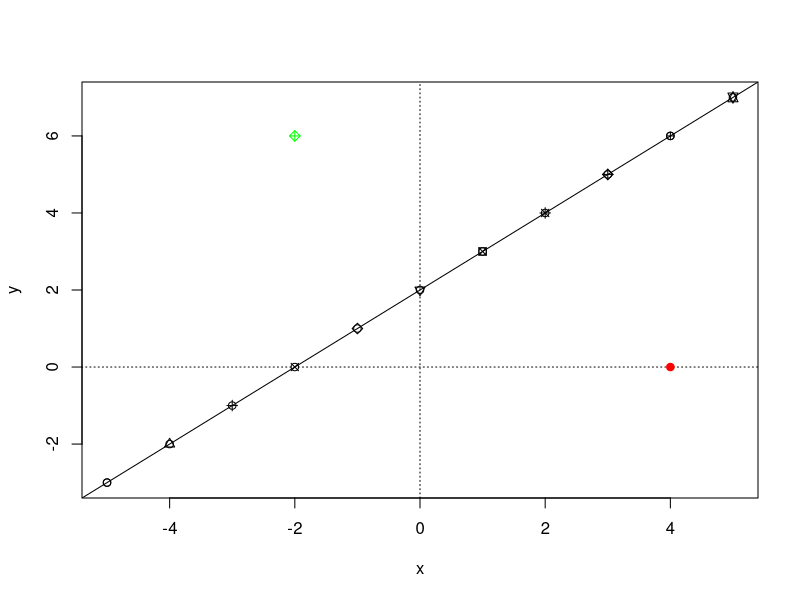
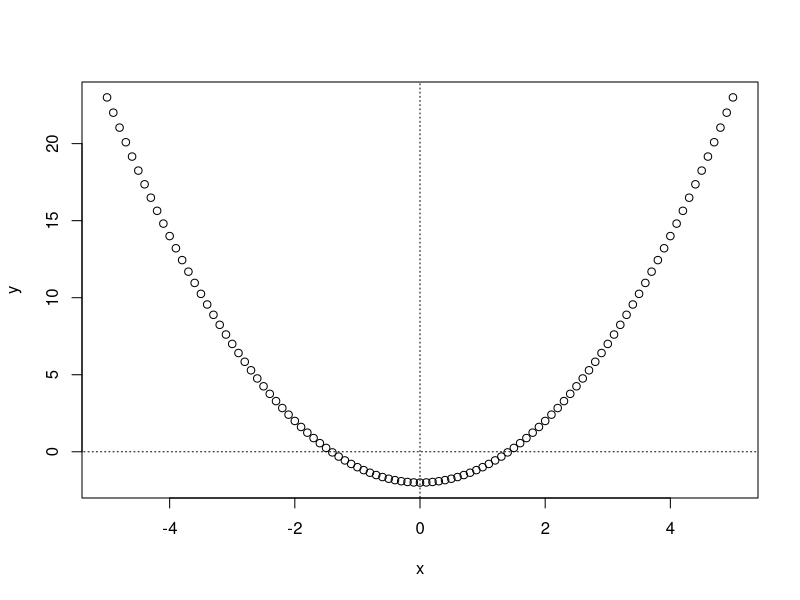
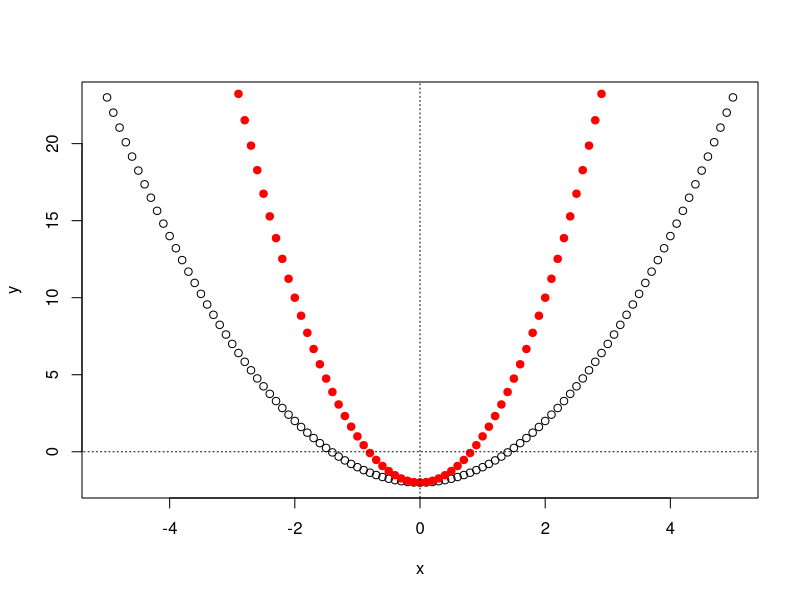
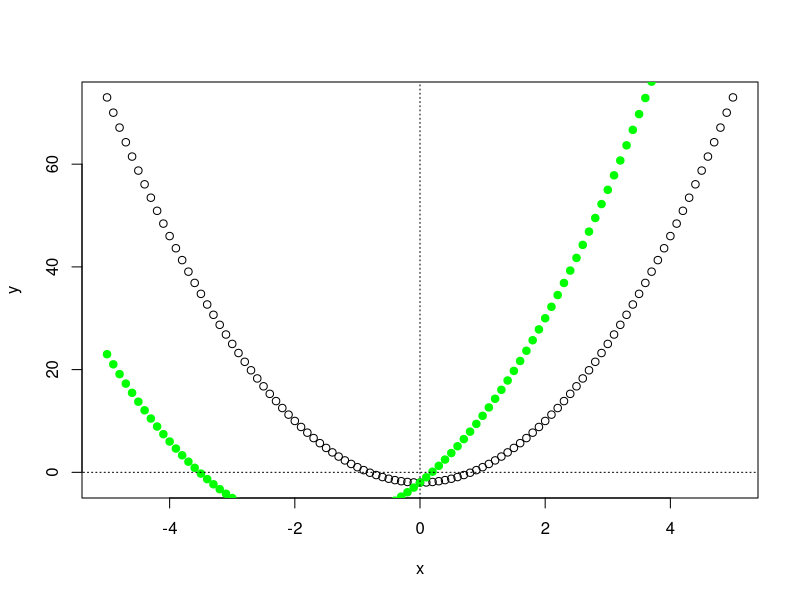
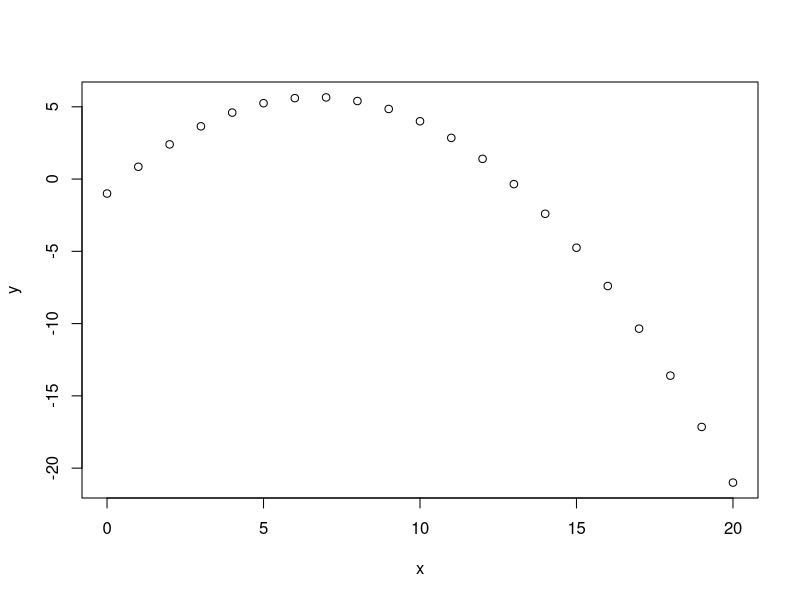
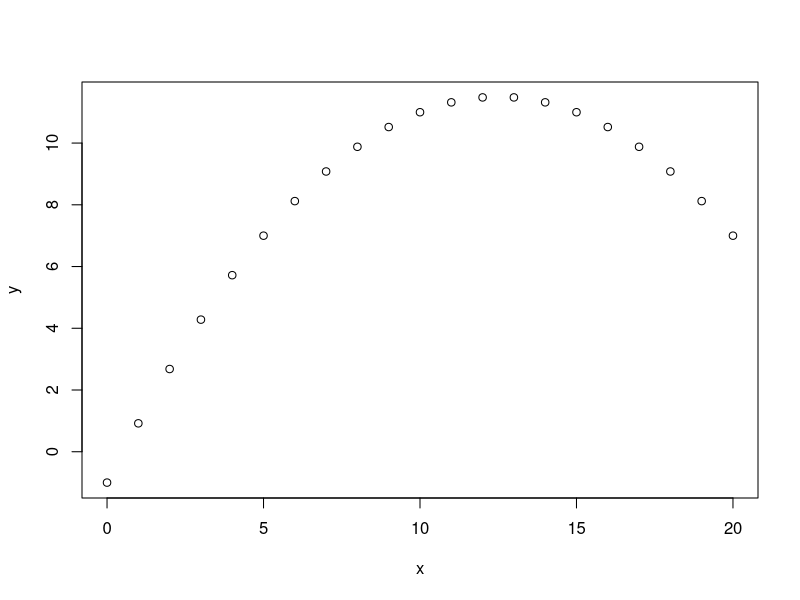

Recreate these plots in R, in order.
## simple linear functions

rm(list=ls())

# indexing practice
x<-seq(from = -5, to = 5, by = 1)

i <- 1
x[i]

i<- seq(0,10,1)
x[i[2]]

a<-2
b<-1
y<-a+b*x
plot(x,y)
segments(0,-10,0,10, lty=3) # add cartesian axes
segments(-10,0,10,0,lty=3) # lty = line type. 3 = dotted

abline(a = 2, b = 1) # add the lobf

points(4,0, col="red", pch=19)
points(-2,6, col="green", pch=9)
points(x,y, pch=c(1,2,3,4,5,6,7,8,9,10,11)) # point character- choose some randos

# quadratic function
dev.off()

x<-seq(from = -5, to = 5, by = 0.1)
a<- -2
y<-a+x^2
plot(x,y)
segments(0,-30,0,30, lty=3)
segments(-30,0,30,0,lty=3)

plot(x,y)
a <- -2
b <-3
y <-a+b*x^2
points(x,y, pch=19, col="red")
segments(0,-30,0,30, lty=3)
segments(-30,0,30,0,lty=3)

plot(x,y)
a<- -2
b1<- 10
b2<-3
y<-a+b1*x+b2*x^2 # moves the whole line
points(x,y, pch=19, col="green")
segments(0,-100,0,100, lty=3)
segments(-100,0,100,0,lty=3)


## Exercises
#1
    # 12kg

#2
    # 80

#3
x<-seq(from = 0, to = 20, by = 1)
y = -1+ 2*x-0.15*x^2 

dev.off()
plot(x,y)
    # differentiated this
    # turning point at x = 6.66, y = 5.66

max(y) #  bad method as depends on resolution of my x sequence

#4
dev.off()
y = -0.08*x^2 + 2*x -1
plot(x, y)





